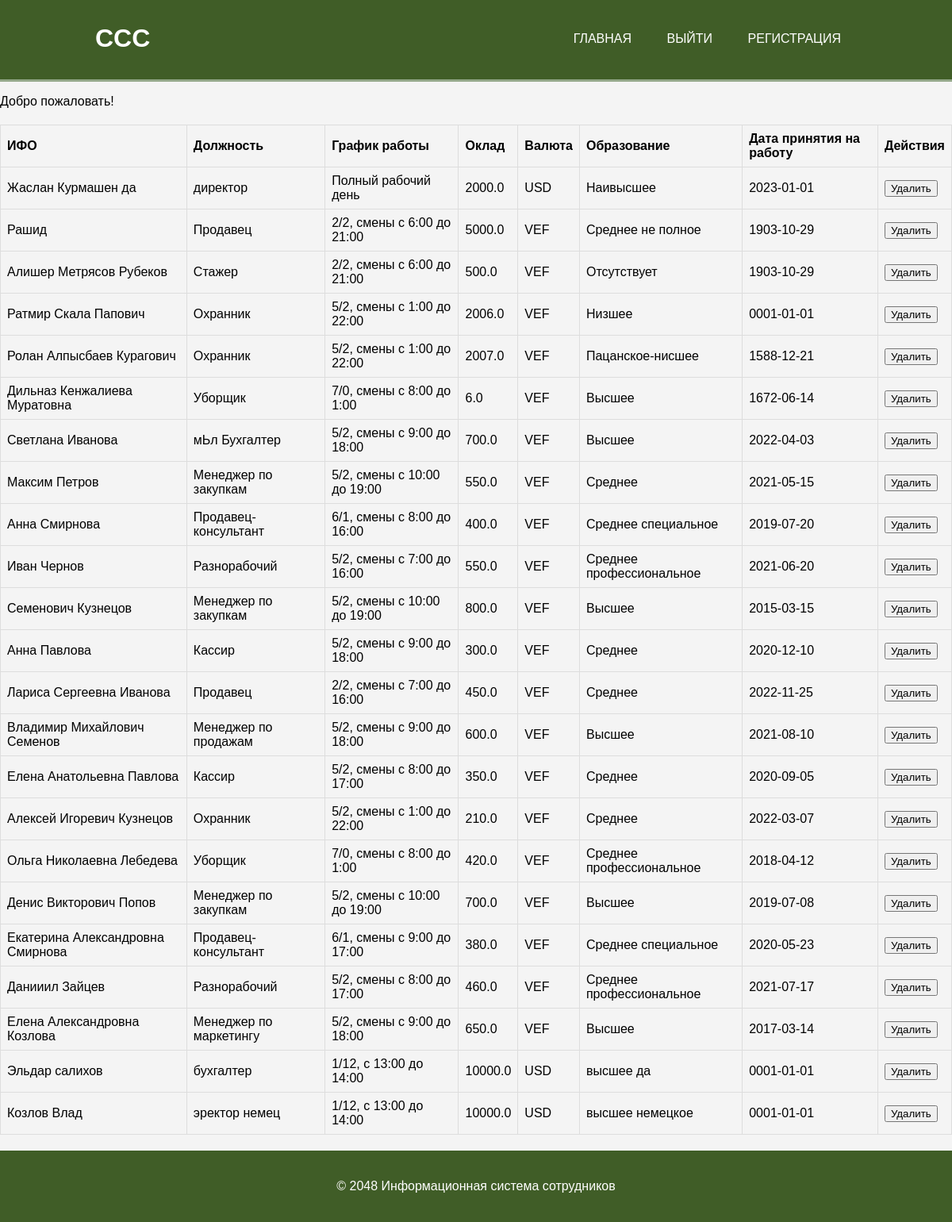
Page / (signed in) on the committed database.
### server.py (models this page shows)
class Employee(db.Model):
    id = db.Column(db.Integer, primary_key=True)
    username = db.Column(db.String(100), unique=True)
    password = db.Column(db.String(50))
    full_name = db.Column(db.String(100))
    position = db.Column(db.String(50))
    work_schedule = db.Column(db.String(50))
    salary = db.Column(db.Float)
    currency = db.Column(db.String(50))
    education = db.Column(db.String(100))
    start_date = db.Column(db.Date)
    is_admin = db.Column(db.Boolean, default=False)

### server.py (the view)
@app.route('/')
def index():
    employees = Employee.query.all()
    is_admin = 'logged_in' in session and session['logged_in'] and session['username'] == 'AL0'
    return render_template('index.html', employees=employees, is_admin=is_admin)

### templates/index.html (shortened to what this page needs)
<!DOCTYPE html>
<html lang="en">
<head>
    <link href="{{ url_for('static', filename='css/rviain.css') }}" rel="stylesheet" type="text/css">
</head>
<body>
  <header>
    <div class="container">
        <div id="branding">
            <h1>CCC</h1>
        </div>
        <nav>
            <ul>
                <li><a href="/">Главная</a></li>
                {% if 'logged_in' in session %}
                    <li><a href="{{ url_for('logout') }}">Выйти</a></li>
                    <li><a href="/add_employee">Регистрация</a></li>
                {% else %}
                    <li><a href="/login">Войти</a></li>
                {% endif %}
            </ul>
        </nav>
    </div>
</header>
{% if 'logged_in' in session %}
        <p>Добро пожаловать!</p>
<table id="employeeTable">
    <thead>
        <tr>
            <th>ИФО</th>
            <th>Должность</th>
            <th>График работы</th>
            <th>Оклад</th>
            <th>Валюта</th>
            <th>Образование</th>
            <th>Дата принятия на работу</th>
            {% if is_admin %}
                <th>Действия</th>
            {% endif %}
        </tr>
    </thead>
    <tbody>
        {% for employee in employees %}
            <tr>
                <td>{{ employee.full_name }}</td>
                <td>{{ employee.position }}</td>
                <td>{{ employee.work_schedule }}</td>
                <td>{{ employee.salary }}</td>
                <td>{{ employee.currency}}</td>
                <td>{{ employee.education }}</td>
                <td>{{ employee.start_date }}</td>
                {% if is_admin %}
                    <td>
                        <form method="post" action="{{ url_for('delete_employee', employee_id=employee.id) }}">
                            <input type="submit" value="Удалить">
                        </form>
                    </td>
                {% endif %}
            </tr>
        {% endfor %}
    </tbody>
</table>
{% else %}
    <p>Войдите в аккаунт, чтобы увидеть содержимое.</p>
{% endif %}
  <footer>
    <p>&copy; 2048 Информационная система сотрудников</p>
  </footer>
</body>
</html>

### static/css/rviain.css (style rules this page uses)
body { font-family: Arial, sans-serif; background-color: #f4f4f4; margin: 0; padding: 0; }
.container { width: 80%; margin: auto; overflow: hidden; }
header { background: #405D27; color: #ffffff; padding-top: 30px; min-height: 70px; border-bottom: #94A88A 3px solid; }
header #branding { float: left; }
header #branding h1 { margin: 0; }
header nav { float: right; margin-top: 10px; }
header nav ul { margin: 0; padding: 0; list-style: none; }
header nav ul li { display: inline; margin: 0 20px 0 20px; }
header nav ul li a { color: #ffffff; text-decoration: none; text-transform: uppercase; }
footer { text-align: center; padding: 20px; background: #405D27; color: #ffffff; margin-top: 20px; clear: both; }
table { width: 100%; border-collapse: collapse; margin-top: 20px; }
th, td { border: 1px solid #ddd; padding: 8px; text-align: left; }

### rows in the picture
Employee: full_name "Жаслан Курмашен да", position "директор", work_schedule "Полный рабочий день", salary "2000.0", currency "USD", education "Наивысшее", start_date "2023-01-01"
Employee: full_name "Рашид", position "Продавец", work_schedule "2/2, смены с 6:00 до 21:00", salary "5000.0", currency "VEF", education "Среднее не полное", start_date "1903-10-29"
Employee: full_name "Алишер Метрясов Рубеков", position "Стажер", work_schedule "2/2, смены с 6:00 до 21:00", salary "500.0", currency "VEF", education "Отсутствует", start_date "1903-10-29"
Employee: full_name "Ратмир Скала Папович", position "Охранник", work_schedule "5/2, смены с 1:00 до 22:00", salary "2006.0", currency "VEF", education "Низшее", start_date "0001-01-01"
Employee: full_name "Ролан Алпысбаев Курагович", position "Охранник", work_schedule "5/2, смены с 1:00 до 22:00", salary "2007.0", currency "VEF", education "Пацанское-нисшее", start_date "1588-12-21"
Employee: full_name "Дильназ Кенжалиева Муратовна", position "Уборщик", work_schedule "7/0, смены с 8:00 до 1:00", salary "6.0", currency "VEF", education "Высшее", start_date "1672-06-14"
Employee: full_name "Светлана Иванова", position "мЬл Бухгалтер", work_schedule "5/2, смены с 9:00 до 18:00", salary "700.0", currency "VEF", education "Высшее", start_date "2022-04-03"
Employee: full_name "Максим Петров", position "Менеджер по закупкам", work_schedule "5/2, смены с 10:00 до 19:00", salary "550.0", currency "VEF", education "Среднее", start_date "2021-05-15"
Employee: full_name "Анна Смирнова", position "Продавец-консультант", work_schedule "6/1, смены с 8:00 до 16:00", salary "400.0", currency "VEF", education "Среднее специальное", start_date "2019-07-20"
Employee: full_name "Иван Чернов", position "Разнорабочий", work_schedule "5/2, смены с 7:00 до 16:00", salary "550.0", currency "VEF", education "Среднее профессиональное", start_date "2021-06-20"
Employee: full_name "Семенович Кузнецов", position "Менеджер по закупкам", work_schedule "5/2, смены с 10:00 до 19:00", salary "800.0", currency "VEF", education "Высшее", start_date "2015-03-15"
Employee: full_name "Анна Павлова", position "Кассир", work_schedule "5/2, смены с 9:00 до 18:00", salary "300.0", currency "VEF", education "Среднее", start_date "2020-12-10"
Employee: full_name "Лариса Сергеевна Иванова", position "Продавец", work_schedule "2/2, смены с 7:00 до 16:00", salary "450.0", currency "VEF", education "Среднее", start_date "2022-11-25"
Employee: full_name "Владимир Михайлович Семенов", position "Менеджер по продажам", work_schedule "5/2, смены с 9:00 до 18:00", salary "600.0", currency "VEF", education "Высшее", start_date "2021-08-10"
Employee: full_name "Елена Анатольевна Павлова", position "Кассир", work_schedule "5/2, смены с 8:00 до 17:00", salary "350.0", currency "VEF", education "Среднее", start_date "2020-09-05"
Employee: full_name "Алексей Игоревич Кузнецов", position "Охранник", work_schedule "5/2, смены с 1:00 до 22:00", salary "210.0", currency "VEF", education "Среднее", start_date "2022-03-07"
Employee: full_name "Ольга Николаевна Лебедева", position "Уборщик", work_schedule "7/0, смены с 8:00 до 1:00", salary "420.0", currency "VEF", education "Среднее профессиональное", start_date "2018-04-12"
Employee: full_name "Денис Викторович Попов", position "Менеджер по закупкам", work_schedule "5/2, смены с 10:00 до 19:00", salary "700.0", currency "VEF", education "Высшее", start_date "2019-07-08"
Employee: full_name "Екатерина Александровна Смирнова", position "Продавец-консультант", work_schedule "6/1, смены с 9:00 до 17:00", salary "380.0", currency "VEF", education "Среднее специальное", start_date "2020-05-23"
Employee: full_name "Данииил Зайцев", position "Разнорабочий", work_schedule "5/2, смены с 8:00 до 17:00", salary "460.0", currency "VEF", education "Среднее профессиональное", start_date "2021-07-17"
Employee: full_name "Елена Александровна Козлова", position "Менеджер по маркетингу", work_schedule "5/2, смены с 9:00 до 18:00", salary "650.0", currency "VEF", education "Высшее", start_date "2017-03-14"
Employee: full_name "Эльдар салихов", position "бухгалтер", work_schedule "1/12, с 13:00 до 14:00", salary "10000.0", currency "USD", education "высшее да", start_date "0001-01-01"
Employee: full_name "Козлов Влад", position "эректор немец", work_schedule "1/12, с 13:00 до 14:00", salary "10000.0", currency "USD", education "высшее немецкое", start_date "0001-01-01"
